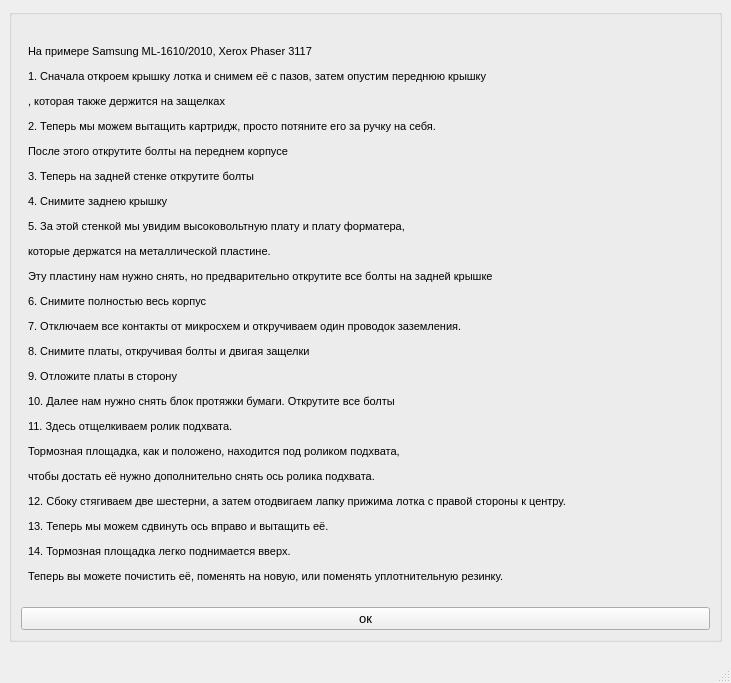
<?xml version="1.0" encoding="UTF-8"?>
<ui version="4.0">
 <class>tormozpol</class>
 <widget class="QMainWindow" name="tormozpol">
  <property name="geometry">
   <rect>
    <x>0</x>
    <y>0</y>
    <width>731</width>
    <height>683</height>
   </rect>
  </property>
  <property name="font">
   <font>
    <pointsize>11</pointsize>
    <kerning>false</kerning>
   </font>
  </property>
  <property name="windowTitle">
   <string>MainWindow</string>
  </property>
  <widget class="QWidget" name="centralwidget">
   <layout class="QGridLayout" name="gridLayout">
    <item row="0" column="0" alignment="Qt::AlignTop">
     <widget class="QGroupBox" name="groupBox">
      <layout class="QVBoxLayout" name="verticalLayout">
       <item alignment="Qt::AlignHCenter|Qt::AlignVCenter">
        <widget class="QLabel" name="label">
         <property name="font">
          <font>
           <pointsize>10</pointsize>
          </font>
         </property>
         <property name="text">
          <string/>
         </property>
        </widget>
       </item>
       <item alignment="Qt::AlignTop">
        <widget class="QLabel" name="label_2">
         <property name="font">
          <font>
           <pointsize>11</pointsize>
           <weight>50</weight>
           <bold>false</bold>
           <kerning>true</kerning>
          </font>
         </property>
         <property name="text">
          <string>&lt;html&gt;&lt;head/&gt;&lt;body&gt;&lt;p align=&quot;justify&quot;&gt;&lt;span style=&quot; font-size:8pt;&quot;&gt;На примере Samsung ML-1610/2010, Xerox Phaser 3117&lt;/span&gt;&lt;/p&gt;&lt;p align=&quot;justify&quot;&gt;&lt;span style=&quot; font-size:8pt;&quot;&gt;1. Сначала откроем крышку лотка и снимем её с пазов, затем опустим переднюю крышку&lt;/span&gt;&lt;/p&gt;&lt;p align=&quot;justify&quot;&gt;&lt;span style=&quot; font-size:8pt;&quot;&gt;, которая также держится на защелках&lt;/span&gt;&lt;/p&gt;&lt;p align=&quot;justify&quot;&gt;&lt;span style=&quot; font-size:8pt;&quot;&gt;2. Теперь мы можем вытащить картридж, просто потяните его за ручку на себя. &lt;/span&gt;&lt;/p&gt;&lt;p align=&quot;justify&quot;&gt;&lt;span style=&quot; font-size:8pt;&quot;&gt;После этого открутите болты на переднем корпусе&lt;/span&gt;&lt;/p&gt;&lt;p align=&quot;justify&quot;&gt;&lt;span style=&quot; font-size:8pt;&quot;&gt;3. Теперь на задней стенке открутите болты&lt;/span&gt;&lt;/p&gt;&lt;p align=&quot;justify&quot;&gt;&lt;span style=&quot; font-size:8pt;&quot;&gt;4. Снимите заднею крышку&lt;/span&gt;&lt;/p&gt;&lt;p align=&quot;justify&quot;&gt;&lt;span style=&quot; font-size:8pt;&quot;&gt;5. За этой стенкой мы увидим высоковольтную плату и плату форматера, &lt;/span&gt;&lt;/p&gt;&lt;p align=&quot;justify&quot;&gt;&lt;span style=&quot; font-size:8pt;&quot;&gt;которые держатся на металлической пластине. &lt;/span&gt;&lt;/p&gt;&lt;p align=&quot;justify&quot;&gt;&lt;span style=&quot; font-size:8pt;&quot;&gt;Эту пластину нам нужно снять, но предварительно открутите все болты на задней крышке &lt;/span&gt;&lt;/p&gt;&lt;p align=&quot;justify&quot;&gt;&lt;span style=&quot; font-size:8pt;&quot;&gt;6. Снимите полностью весь корпус&lt;/span&gt;&lt;/p&gt;&lt;p align=&quot;justify&quot;&gt;&lt;span style=&quot; font-size:8pt;&quot;&gt;7. Отключаем все контакты от микросхем и откручиваем один проводок заземления.&lt;/span&gt;&lt;/p&gt;&lt;p align=&quot;justify&quot;&gt;&lt;span style=&quot; font-size:8pt;&quot;&gt;8. Снимите платы, откручивая болты и двигая защелки&lt;/span&gt;&lt;/p&gt;&lt;p align=&quot;justify&quot;&gt;&lt;span style=&quot; font-size:8pt;&quot;&gt;9. Отложите платы в сторону&lt;/span&gt;&lt;/p&gt;&lt;p align=&quot;justify&quot;&gt;&lt;span style=&quot; font-size:8pt;&quot;&gt;10. Далее нам нужно снять блок протяжки бумаги. Открутите все болты&lt;/span&gt;&lt;/p&gt;&lt;p align=&quot;justify&quot;&gt;&lt;span style=&quot; font-size:8pt;&quot;&gt;11. Здесь отщелкиваем ролик подхвата.&lt;/span&gt;&lt;/p&gt;&lt;p align=&quot;justify&quot;&gt;&lt;span style=&quot; font-size:8pt;&quot;&gt;Тормозная площадка, как и положено, находится под роликом подхвата,&lt;/span&gt;&lt;/p&gt;&lt;p align=&quot;justify&quot;&gt;&lt;span style=&quot; font-size:8pt;&quot;&gt;чтобы достать её нужно дополнительно снять ось ролика подхвата.&lt;/span&gt;&lt;/p&gt;&lt;p align=&quot;justify&quot;&gt;&lt;span style=&quot; font-size:8pt;&quot;&gt;12. Сбоку стягиваем две шестерни, а затем отодвигаем лапку прижима лотка с правой стороны к центру.&lt;/span&gt;&lt;/p&gt;&lt;p align=&quot;justify&quot;&gt;&lt;span style=&quot; font-size:8pt;&quot;&gt;13. Теперь мы можем сдвинуть ось вправо и вытащить её.&lt;/span&gt;&lt;/p&gt;&lt;p align=&quot;justify&quot;&gt;&lt;span style=&quot; font-size:8pt;&quot;&gt;14. Тормозная площадка легко поднимается вверх.&lt;/span&gt;&lt;/p&gt;&lt;p align=&quot;justify&quot;&gt;&lt;span style=&quot; font-size:8pt;&quot;&gt;Теперь вы можете почистить её, поменять на новую, или поменять уплотнительную резинку.&lt;br/&gt;&lt;/span&gt;&lt;/p&gt;&lt;/body&gt;&lt;/html&gt;</string>
         </property>
         <property name="textFormat">
          <enum>Qt::RichText</enum>
         </property>
         <property name="wordWrap">
          <bool>false</bool>
         </property>
         <property name="margin">
          <number>1</number>
         </property>
         <property name="indent">
          <number>7</number>
         </property>
         <property name="openExternalLinks">
          <bool>false</bool>
         </property>
        </widget>
       </item>
       <item>
        <widget class="QPushButton" name="pushButton">
         <property name="font">
          <font>
           <pointsize>10</pointsize>
          </font>
         </property>
         <property name="text">
          <string>ок</string>
         </property>
        </widget>
       </item>
      </layout>
     </widget>
    </item>
   </layout>
  </widget>
  <widget class="QMenuBar" name="menubar">
   <property name="geometry">
    <rect>
     <x>0</x>
     <y>0</y>
     <width>731</width>
     <height>26</height>
    </rect>
   </property>
  </widget>
  <widget class="QStatusBar" name="statusbar"/>
 </widget>
 <resources/>
 <connections/>
</ui>
